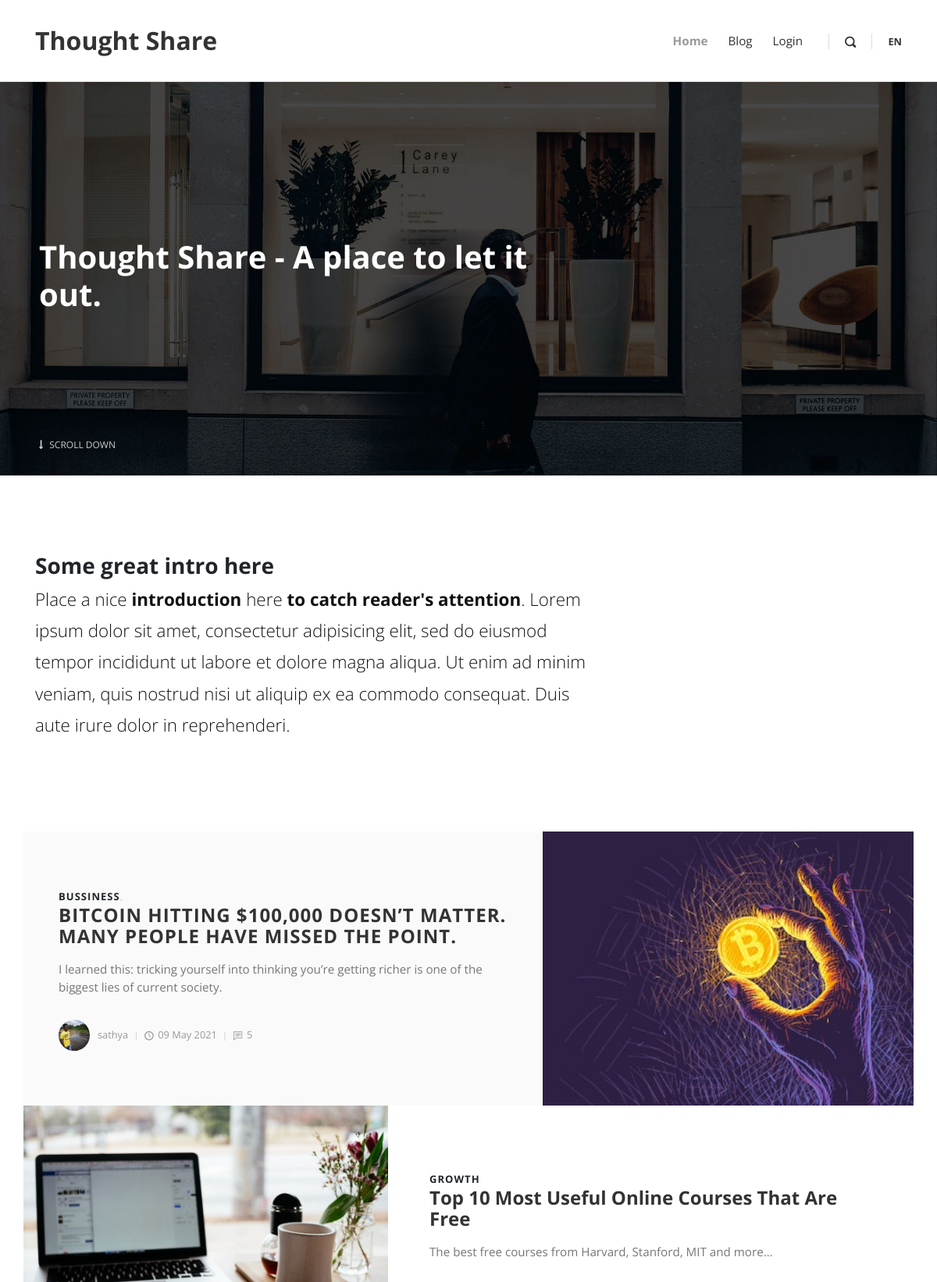
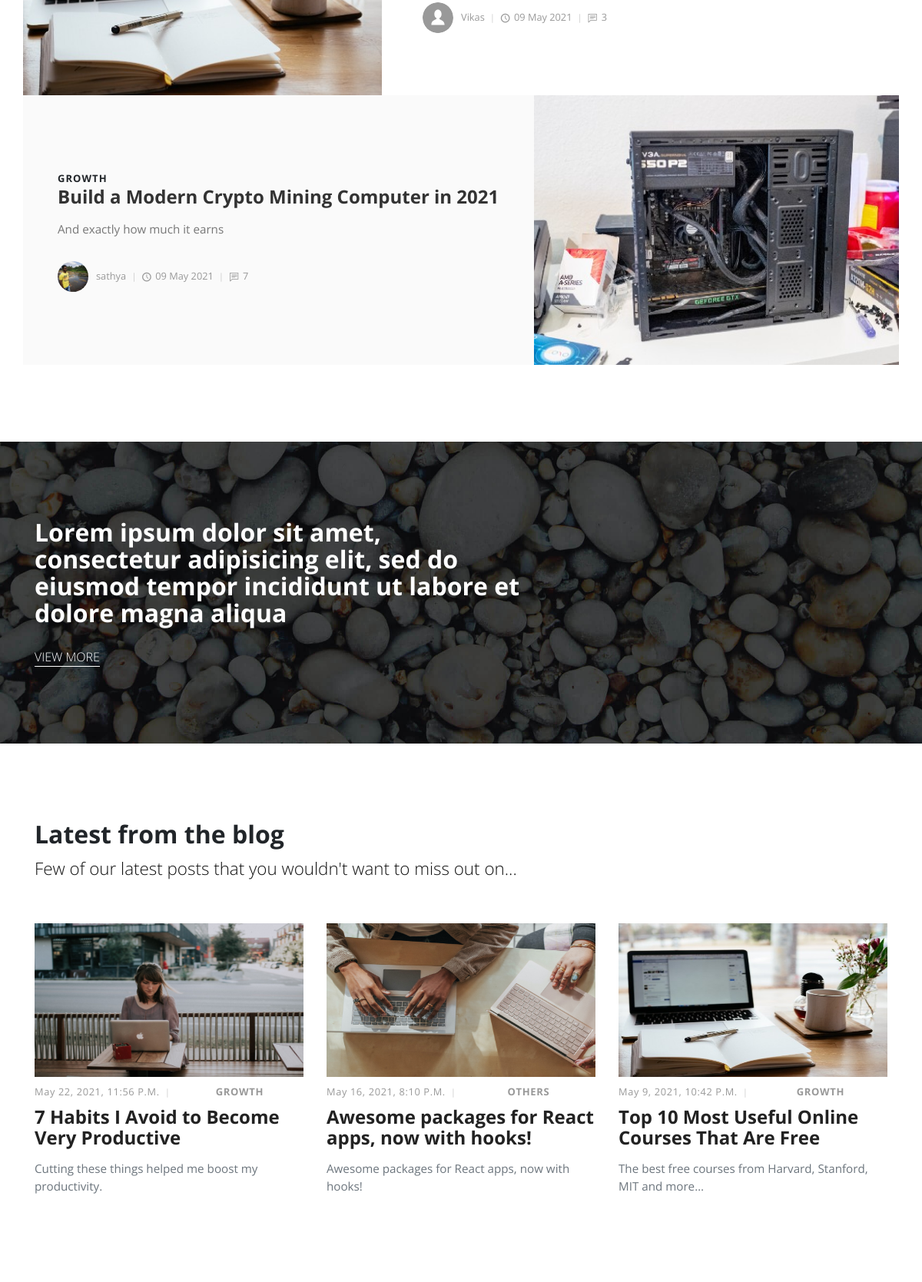
The page / (upper part) on the database its author committed (2 pictures, top to bottom).
### blog/models.py (models this page shows, shortened)
class Post(models.Model):
    title = models.CharField(max_length=200, blank=True, null=True)
    post_pic = models.ImageField(blank=True, null=True )
    category = models.CharField(max_length=200 ,choices=post_category)
    description = models.CharField(max_length=200, null=True, blank=True)
    author = models.ForeignKey(Blogger, on_delete=models.SET_NULL, null=True)
    date_published = models.DateTimeField(blank=True, null=True)
    content = RichTextField(blank=True, null=True)
    views = models.IntegerField(default=0,null=True, blank=True)
    published = models.BooleanField(default=False)
    @property
    def imageURL(self):
        try:
            url = self.post_pic.url
        except:
            url = ''
        return url
    @property
    def comment_count(self):
        try:
            commentCount = len(self.comment_set.all())
        except:
            commentCount = 0
        return commentCount

class Blogger(models.Model):
    user = models.OneToOneField(User, on_delete=models.CASCADE, null = True)
    name = models.CharField(max_length=200)
    email = models.EmailField(max_length=200, blank=True, null=True)
    profile_pic = models.ImageField(null=True, blank=True)
    def __str__(self):
        return self.name
    @property
    def profile_picURL(self):
        try:
            url = self.profile_pic.url
        except:
            url = '/static/img/user.svg'
        return url

class Comment(models.Model):
    post = models.ForeignKey(Post, on_delete=models.SET_NULL, null=True)
    name = models.CharField(max_length=200)
    email = models.EmailField(max_length=200)
    date_published = models.DateTimeField(auto_now_add=True)
    content = models.TextField()

### blog/views.py (the view)
# urls.py: path('', views.home_view,name='home'),
def home_view(request):
    top_posts = Post.objects.filter(published=True).order_by('-views')[:3]
    latest_posts = Post.objects.filter(published=True).order_by('-date_published')[:3]
    context = {'top_posts':top_posts, 'latest_posts':latest_posts}
    return render(request, 'blog/index.html',context)

### blog/templates/blog/index.html
{% extends 'blog/base.html' %}
{% load static %}
{% block home_page_header %}
  active
{% endblock home_page_header %}
{% block content %}
<section style="background: url({% static 'img/hero.jpg' %}); background-size: cover; background-position: center center" class="hero">
  <div class="container">
    <div class="row">
      <div class="col-lg-7">
        <h1>Thought Share - A place to let it out.</h1>
      </div>
    </div><a href=".intro" class="continue link-scroll"><i class="fa fa-long-arrow-down"></i> Scroll Down</a>
  </div>
</section>
<section class="intro">
  <div class="container">
    <div class="row">
      <div class="col-lg-8">
        <h2 class="h3">Some great intro here</h2>
        <p class="text-big">Place a nice <strong>introduction</strong> here <strong>to catch reader's attention</strong>. Lorem ipsum dolor sit amet, consectetur adipisicing elit, sed do eiusmod tempor incididunt ut labore et dolore magna aliqua. Ut enim ad minim veniam, quis nostrud nisi ut aliquip ex ea commodo consequat. Duis aute irure dolor in reprehenderi.</p>
      </div>
    </div>
  </div>
</section>
<section class="featured-posts no-padding-top">
  <div class="container">
    <div class="row d-flex align-items-stretch">
      <div class="text col-lg-7">
        <div class="text-inner d-flex align-items-center">
          <div class="content">
            <header class="post-header">
              <div class="category"><a href="#">{{top_posts.0.category}}</a><a href="{% url 'post' top_posts.0.id %}">
                <h2 class="h4">{{top_posts.0.title}}</h2></a>
            </header>
            <p>{{top_posts.0.description|truncatechars:200}}</p>
            <footer class="post-footer d-flex align-items-center"><a href="#" class="author d-flex align-items-center flex-wrap">
                <div class="avatar"><img src="{{top_posts.0.author.profile_picURL}}" alt="..." class="img-fluid"></div>
                <div class="title"><span>{{top_posts.0.author.name}}</span></div></a>
              <div class="date"><i class="icon-clock"></i>{{top_posts.0.date_published|date:"d M Y"}}</div>
              <div class="comments"><i class="icon-comment"></i>{{top_posts.0.comment_count}}</div>
            </footer>
          </div>
        </div>
      </div>
      <div class="image col-lg-5"><img src="{{top_posts.0.imageURL}}" alt="..."></div>
    </div>
    <div class="row d-flex align-items-stretch">
      <div class="image col-lg-5"><img src="{{top_posts.1.imageURL}}" alt="..."></div>
      <div class="text col-lg-7">
        <div class="text-inner d-flex align-items-center">
          <div class="content">
            <header class="post-header">
              <div class="category"><a href="#">{{top_posts.1.category}}</a></div><a href="{% url 'post' top_posts.1.id %}">
                <h2 class="h4">{{top_posts.1.title}}</h2></a>
            </header>
            <p>{{top_posts.1.description|truncatechars:200}}</p>
            <footer class="post-footer d-flex align-items-center"><a href="#" class="author d-flex align-items-center flex-wrap">
                <div class="avatar"><img src="{{top_posts.1.author.profile_picURL}}" alt="..." class="img-fluid"></div>
                <div class="title"><span>{{top_posts.1.author.name}}</span></div></a>
              <div class="date"><i class="icon-clock"></i>{{top_posts.1.date_published|date:"d M Y"}}</div>
              <div class="comments"><i class="icon-comment"></i>{{top_posts.1.comment_count}}</div>
            </footer>
          </div>
        </div>
      </div>
    </div>
    <div class="row d-flex align-items-stretch">
      <div class="text col-lg-7">
        <div class="text-inner d-flex align-items-center">
          <div class="content">
            <header class="post-header">
              <div class="category"><a href="#">{{top_posts.2.category}}</a></div><a href="{% url 'post' top_posts.2.id %}">
                <h2 class="h4">{{top_posts.2.title}}</h2></a>
            </header>
            <p>{{top_posts.2.description|truncatechars:200}}</p>
            <footer class="post-footer d-flex align-items-center"><a href="#" class="author d-flex align-items-center flex-wrap">
                <div class="avatar"><img src="{{top_posts.2.author.profile_picURL}}" alt="..." class="img-fluid"></div>
                <div class="title"><span>{{top_posts.2.author}}</span></div></a>
              <div class="date"><i class="icon-clock"></i>{{top_posts.2.date_published|date:"d M Y"}}</div>
              <div class="comments"><i class="icon-comment"></i>{{top_posts.2.comment_count}}</div>
            </footer>
          </div>
        </div>
      </div>
      <div class="image col-lg-5"><img src="{{top_posts.2.imageURL}}" alt="..."></div>
    </div>
  </div>
</section>
<section style="background: url({% static 'img/divider-bg.jpg' %}); background-size: cover; background-position: center bottom" class="divider">
  <div class="container">
    <div class="row">
      <div class="col-md-7">
        <h2>Lorem ipsum dolor sit amet, consectetur adipisicing elit, sed do eiusmod tempor incididunt ut labore et dolore magna aliqua</h2><a href=".latest-posts" class="hero-link continue link-scroll">View More</a>
      </div>
    </div>
  </div>
</section>
<section class="latest-posts">
  <div class="container">
    <header>
      <h2>Latest from the blog</h2>
      <p class="text-big">Few of our latest posts that you wouldn't want to miss out on...</p>
    </header>
    <div class="row">
      {% for latest_post in latest_posts %}
      <div class="post col-md-4">
        <div class="post-thumbnail"><a href="{% url 'post' latest_post.id %}"><img style="height: 200px; width: 400px;" src="{{latest_post.imageURL}}" alt="..." class="img-fluid"></a></div>
        <div class="post-details">
          <div class="post-meta d-flex justify-content-between">
            <div class="date">{{latest_post.date_published}}</div>
            <div class="category"><a href="#">{{latest_post.category}}</a></div><br>
          </div><a href="{% url 'post' latest_post.id %}">
            <h3 class="h4">{{latest_post.title}}</h3></a>
          <p class="text-muted">{{latest_post.description|truncatechars:200}}</p>
        </div>
      </div>
      {% endfor %}
    </div>
  </div>
</section>
{% endblock content %}

### static/css/style.default.css (style rules this page uses)
body { overflow-x: hidden; }
strong { font-weight: 700; }
a, i, span { display: inline-block; text-decoration: none; -webkit-transition: all 0.3s; transition: all 0.3s; }
a i { -webkit-transition: none; transition: none; }
section { padding: 100px 0; overflow-x: hidden; }
.category a { color: #999; letter-spacing: 0.08em; font-weight: 700; text-transform: uppercase; text-decoration: none; font-size: 13px; }
.category a::after { content: ','; color: #ddd; display: inline-block; margin-right: 5px; }
.category a:last-of-type::after { display: none; }
i[class*="icon-"] { -webkit-transform: translateY(3px); transform: translateY(3px); }
.no-padding-top { padding-top: 0 !important; }
h1, h2, h3, h4, h5, h6 { margin-bottom: 15px; }
.text-big { font-size: 1.4em; font-weight: 300; line-height: 1.8em; color: #111; }
a.hero-link { color: inherit !important; text-transform: uppercase; font-size: 1em; text-decoration: none !important; margin-top: 20px; font-weight: 300; }
a.hero-link::after { content: ''; width: 100%; height: 1px; display: block; background: #fff; -webkit-transition: all 0.3s; transition: all 0.3s; }
section.hero { padding: 0; color: #fff; }
section.hero .container { padding: 200px 20px; position: relative; }
section.hero h1 { line-height: 1.2em; }
section.hero .continue { position: absolute; bottom: 30px; left: 20px; text-decoration: none !important; color: inherit !important; text-transform: uppercase; font-size: 0.75em; opacity: 0.8; }
section.hero .continue i { margin-right: 5px; }
section.featured-posts .row:nth-of-type(odd) .text { background: #fafafa; }
section.featured-posts .row:last-of-type { margin-bottom: 0; }
section.featured-posts p { font-weight: 400; color: #777; font-size: 0.95em; }
section.featured-posts .text-inner { padding: 70px 30px; height: 100%; -webkit-transition: all 0.3s; transition: all 0.3s; }
section.featured-posts a { color: inherit; text-decoration: none; }
section.featured-posts h2 { line-height: 1.1em; color: #333; -webkit-transition: all 0.3s; transition: all 0.3s; }
section.featured-posts .avatar { max-width: 40px; min-width: 40px; height: 40px; overflow: hidden; border-radius: 50%; margin-right: 10px; }
section.featured-posts .title, section.featured-posts .date, section.featured-posts .comments { font-size: 0.8em; font-weight: 400; color: #999; }
section.featured-posts .title i, section.featured-posts .date i, section.featured-posts .comments i { margin-right: 5px; }
section.featured-posts .title::after, section.featured-posts .date::after, section.featured-posts .comments::after { content: '|'; display: inline-block; margin: 0 7px; font-size: 0.9em; color: #ccc; }
section.featured-posts .comments::after { display: none; }
section.featured-posts .image { max-height: 200px; width: auto; overflow: hidden; padding: 0; }
section.featured-posts .image img { height: 100%; }
section.featured-posts .post-header { margin-bottom: 10px; }
section.featured-posts .post-footer { margin-top: 30px; }
section.divider { color: #fff; }
section.latest-posts header { margin-bottom: 50px; }
.post-meta { margin: 10px 0; font-size: 0.8em; }
.post-meta .date { text-transform: uppercase; font-weight: 400; }
.post-meta .date::after { display: none; }
.post p:not(.lead) { font-weight: 400; color: #777; font-size: 0.95em; }
.post a { text-decoration: none; }
.post h3 { line-height: 1.1em; color: #222; -webkit-transition: all 0.3s; transition: all 0.3s; margin-bottom: 1rem; }
.post .category a { color: #999; letter-spacing: 0.05em; font-weight: 700; text-transform: uppercase; text-decoration: none; }
.post .date { letter-spacing: 0.05em; font-weight: 400; text-transform: uppercase; color: #aaa; }
.post .title, .post .date, .post .comments, .post .views { font-weight: 400; color: #999; text-transform: capitalize; }
.post .title::after, .post .date::after, .post .comments::after, .post .views::after { content: '|'; display: inline-block; margin: 0 7px; font-size: 0.9em; color: #ccc; }
body { font-family: "Open Sans", sans-serif; font-size: 1rem; font-weight: normal; line-height: 1.5; color: #212529; background-color: #fff; }
a { color: #999; text-decoration: none; }
h1, h2, h3, h4, h5, h6, .h1, .h2, .h3, .h4, .h5, .h6 { margin-bottom: 0.5rem; font-family: inherit; font-weight: 700; line-height: 1.1; color: inherit; }
h1, .h1 { font-size: 2.5rem; }
h2, .h2 { font-size: 2rem; }
h3, .h3 { font-size: 1.75rem; }
h4, .h4 { font-size: 1.5rem; }

### rows shown on the page
Post: category "BUSSINESS", title "BITCOIN HITTING $100,000 DOESN’T MATTER. MANY PEOPLE HAVE MISSED THE POINT.", description "I learned this: tricking yourself into thinking you’re getting richer is one of the biggest lies of current society.", author.profile_pic (picture), author.name "sathya", date_published "09 May 2021", id.post_id "5", post_pic (picture)
Post: post_pic (picture), category "GROWTH", title "Top 10 Most Useful Online Courses That Are Free", description "The best free courses from Harvard, Stanford, MIT and more…", author.name "Vikas", date_published "09 May 2021", id.post_id "3", imageURL (picture), date_published "May 9, 2021, 10:42 P.m."
Post: category "GROWTH", title "Build a Modern Crypto Mining Computer in 2021", description "And exactly how much it earns", author.profile_pic (picture), author.name "sathya", date_published "09 May 2021", id.post_id "7", post_pic (picture)
Post: imageURL (picture), date_published "May 22, 2021, 11:56 P.m.", category "GROWTH", title "7 Habits I Avoid to Become Very Productive", description "Cutting these things helped me boost my productivity."
Post: imageURL (picture), date_published "May 16, 2021, 8:10 P.m.", category "OTHERS", title "Awesome packages for React apps, now with hooks!", description "Awesome packages for React apps, now with hooks!"
